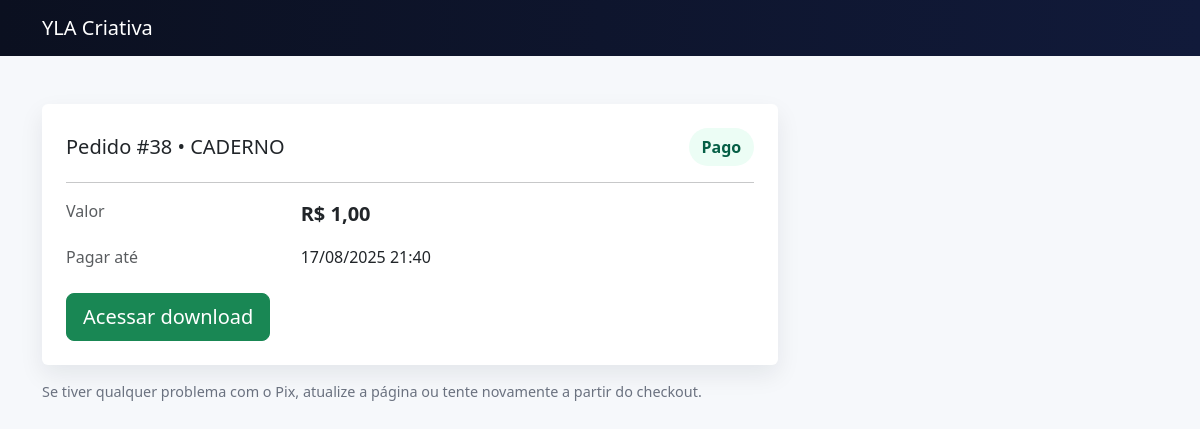
The page /pagamento/pendente/38/ on the database its author committed.
### vendas/models.py (models this page shows, shortened)
class Order(models.Model):
    STATUS = [
        ("pending", "Pendente"),
        ("paid", "Pago"),
        ("cancelled", "Cancelado"),
    ]
    PAYMENT_TYPE = [
        ("pix", "Pix"),
        ("card", "Cartão"),
    ]
    product = models.ForeignKey('Product', on_delete=models.PROTECT, related_name="orders")
    customer = models.ForeignKey('Customer', on_delete=models.PROTECT, related_name="orders")
    amount = models.DecimalField("Valor", max_digits=10, decimal_places=2)
    status = models.CharField("Status", max_length=10, choices=STATUS, default="pending", db_index=True)
    payment_type = models.CharField("Forma de pagamento", max_length=10, choices=PAYMENT_TYPE, default="pix", db_index=True)
    created_at = models.DateTimeField(auto_now_add=True)
    expires_at = models.DateTimeField("Expira em", default=default_order_expiry)
    shipping_address = models.ForeignKey(
        Address, on_delete=models.PROTECT, null=True, blank=True, related_name="orders"
    )
    shipping_status = models.CharField(
        "Status de envio",
        max_length=12,
        choices=ShippingStatus.choices,
        default=ShippingStatus.PENDING,
        db_index=True,
    )
    tracking_code = models.CharField("Código de rastreio", max_length=80, blank=True)
    tracking_carrier = models.CharField("Transportadora/Serviço", max_length=40, blank=True)
    shipped_at = models.DateTimeField("Enviado em", null=True, blank=True)
    gateway = models.CharField(max_length=40, default="mercadopago")
    preference_id = models.CharField(max_length=120, blank=True)
    external_ref = models.CharField(max_length=120, blank=True, help_text="Ex: order-<id>")
    payment_id = models.CharField("MP Payment ID", max_length=64, blank=True, null=True, unique=True)
    pix_qr_code = models.TextField("Pix copia-e-cola", blank=True)
    pix_qr_base64 = models.TextField("QR base64", blank=True)
    pix_ticket_url = models.URLField("Ticket URL", blank=True)
    installments = models.PositiveIntegerField("Parcelas", default=1)
    card_brand = models.CharField("Bandeira", max_length=20, blank=True)
    card_last4 = models.CharField("Final", max_length=4, blank=True)
    card_holder = models.CharField("Titular", max_length=120, blank=True)
    class Meta:
        ordering = ["-created_at"]
        indexes = [
            models.Index(fields=["status"]),
            models.Index(fields=["payment_type"]),
            models.Index(fields=["created_at"]),
            models.Index(fields=["product", "status"]),
            models.Index(fields=["customer", "created_at"]),
            models.Index(fields=["shipping_status"]),  # ✅ índice p/ filtrar no admin
        ]
    @property
    def is_pending(self):
        return self.status == "pending"
    @property
    def is_expired(self):
        return self.is_pending and timezone.now() > self.expires_at

class Product(models.Model):
    title = models.CharField("Título", max_length=160)
    slug = models.SlugField(unique=True, max_length=180, editable=False)
    checkout_token = models.UUIDField(default=uuid.uuid4, editable=False, unique=True)
    description = models.TextField("Descrição", blank=True)
    image = models.ImageField(
        "Imagem",
        upload_to="produtos/imagens/",
        blank=True, null=True,
        **IMAGE_STORAGE_KW,
    )
    video_url = models.URLField("Vídeo (URL)", blank=True)
    digital_file = models.FileField(
        "Arquivo digital",
        upload_to="produtos/arquivos/",
        blank=True, null=True,
        **RAW_STORAGE_KW,
    )
    price = models.DecimalField("Preço (R$)", max_digits=10, decimal_places=2)
    promo_active = models.BooleanField("Promoção ativa?", default=False)
    promo_price = models.DecimalField(
        "Preço promocional (R$)", max_digits=10, decimal_places=2, blank=True, null=True
    )
    product_type = models.CharField(
        "Tipo de produto",
        max_length=10,
        choices=ProductType.choices,
        default=ProductType.DIGITAL,
        db_index=True,
    )
    active = models.BooleanField("Ativo", default=True)
    created_at = models.DateTimeField(auto_now_add=True)
    class Meta:
        ordering = ["-created_at"]
        indexes = [models.Index(fields=["active", "product_type", "created_at"])]

### vendas/views.py (the view, shortened to what this page needs)
# urls.py: path("pagamento/pendente/<int:order_id>/", views.payment_pending, name="payment_pending"),
def payment_pending(request, order_id):
    order = get_object_or_404(Order.objects.select_related("product", "customer", "shipping_address"), pk=order_id)
    if order.is_expired and order.status == "pending":
        order.mark_cancelled()
        order.refresh_from_db(fields=["status"])
        return render(request, "vendas/pending.html", {"order": order})
    order.refresh_from_db(fields=["status", "payment_id", "pix_qr_code", "pix_qr_base64", "pix_ticket_url"])
    return render(request, "vendas/pending.html", {"order": order})

### vendas/context_processors.py (called while the page is built)
def company(request):
    c = Company.objects.filter(active=True).order_by("-created_at").first()
    return {"company": c}

### vendas/templates/vendas/pending.html (shortened to what this page needs)
<!doctype html>
<html lang="pt-br">
<head>
  <link href="https://cdn.jsdelivr.net/npm/bootstrap@5.3.3/dist/css/bootstrap.min.css" rel="stylesheet" />
</head>
<body>
<nav class="navbar nav-lite navbar-dark">
  <div class="container">
    <a class="navbar-brand" href="{% url 'home' %}">YLA Criativa</a>
  </div>
</nav>
<main class="container py-4 py-md-5">
  <div class="row g-4">
    <div class="col-12 col-lg-8">
      <div class="card card-clean p-3 p-md-4">
        <div class="d-flex flex-column flex-md-row align-items-md-center justify-content-between gap-2">
          <h1 class="h5 m-0">Pedido #{{ order.id }} • {{ order.product.title }}</h1>
          {% if order.status == "pending" %}
            <span class="badge-pill status-pending">Pendente</span>
          {% elif order.status == "cancelled" %}
            <span class="badge-pill status-cancelled">Cancelado</span>
          {% elif order.status == "paid" %}
            <span class="badge-pill status-paid">Pago</span>
          {% endif %}
        </div>
        <hr class="my-3">
        <div class="row g-3">
          <div class="col-6 col-md-4 text-muted">Valor</div>
          <div class="col-6 col-md-8 fw-bold fs-5">R$ {{ order.amount }}</div>
          <div class="col-6 col-md-4 text-muted">Pagar até</div>
          <div class="col-6 col-md-8">{{ order.expires_at|date:"d/m/Y H:i" }}</div>
        </div>
        <div class="mt-4 d-grid gap-2 d-md-flex">
          {% if order.status == "pending" %}
            <a class="btn btn-outline-secondary" href="{% url 'home' %}">Escolher outro produto</a>
          {% elif order.status == "cancelled" %}
            <a class="btn btn-secondary" href="{% url 'home' %}">Voltar à loja</a>
          {% elif order.status == "paid" %}
            <a class="btn btn-success btn-lg" href="{% url 'payment_success' order.id %}">Acessar download</a>
          {% endif %}
        </div>
      </div>
      <p class="small-muted mt-3">Se tiver qualquer problema com o Pix, atualize a página ou tente novamente a partir do checkout.</p>
    </div>
  </div>
</main>
</body>
</html>

### vendas/templates/vendas/pending.html (style rules this page uses)
:root { --ok:#16a34a; --warn:#f59e0b; --bad:#ef4444; --muted:#64748b; }
body { background:#f6f8fb; }
.nav-lite { background:linear-gradient(90deg,#0b1020,#111a3a); }
.card-clean { border:none; box-shadow:0 10px 24px rgba(17,24,39,.08); }
.badge-pill { border-radius:999px; padding:.45rem .8rem; font-weight:600; }
.status-paid { background:#ecfdf5; color:#065f46; }
.small-muted { font-size:.9rem; color:#6b7280; }

### rows shown on the page
Order: id "38", product "CADERNO", amount "1,00", expires_at "17/08/2025 21:40"
